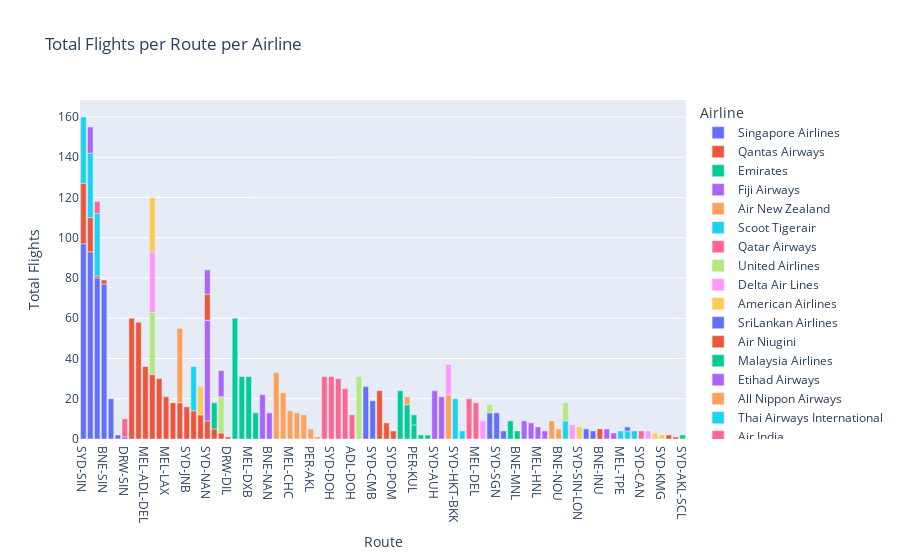

Here is the notebook cell this chart was saved with:
### Code cell
import plotly.express as px



fig = px.bar(top_routes, x='Route', y='All_Flights', color='Airline', 
             title='Total Flights per Route per Airline',
             labels={'All_Flights': 'Total Flights', 'Route': 'Route'},
             hover_data={'Route': False, 'Airline': True, 'All_Flights': True})

fig.update_layout(xaxis_title='Route', yaxis_title='Total Flights')

fig.show()

### Figure 1 — Plotly figure (JSON) as saved in the notebook; plotly's stock layout.template omitted (floating-point values rounded to 4 significant figures)
{"data": [{"alignmentgroup": "True", "customdata": [["Singapore Airlines"], ["Singapore Airlines"], ["Singapore Airlines"], ["Singapore Airlines"], ["Singapore Airlines"], ["Singapore Airlines"], ["Singapore Airlines"]], "hovertemplate": "Airline=%{customdata[0]}<br>Total Flights=%{y}<extra></extra>", "legendgroup": "Singapore Airlines", "marker": {"color": "#636efa", "pattern": {"shape": ""}}, "name": "Singapore Airlines", "offsetgroup": "Singapore Airlines", "orientation": "v", "showlegend": true, "textposition": "auto", "type": "bar", "x": ["SYD-SIN", "MEL-SIN", "PER-SIN", "BNE-SIN", "ADL-SIN", "CNS-SIN", "DRW-SIN"], "xaxis": "x", "y": [97, 93, 80, 77, 20, 2, 1], "yaxis": "y"}, {"alignmentgroup": "True", "customdata": [["Qantas Airways"], ["Qantas Airways"], ["Qantas Airways"], ["Qantas Airways"], ["Qantas Airways"], ["Qantas Airways"], ["Qantas Airways"], ["Qantas Airways"], ["Qantas Airways"], ["Qantas Airways"], ["Qantas Airways"], ["Qantas Airways"], ["Qantas Airways"], ["Qantas Airways"], ["Qantas Airways"], ["Qantas Airways"], ["Qantas Airways"], ["Qantas Airways"], ["Qantas Airways"]], "hovertemplate": "Airline=%{customdata[0]}<br>Total Flights=%{y}<extra></extra>", "legendgroup": "Qantas Airways", "marker": {"color": "#EF553B", "pattern": {"shape": ""}}, "name": "Qantas Airways", "offsetgroup": "Qantas Airways", "orientation": "v", "showlegend": true, "textposition": "auto", "type": "bar", "x": ["SYD-DRW-LON", "MEL-DRW-LON", "MEL-ADL-DEL", "SYD-LAX", "SYD-ADL-DEL", "SYD-SIN", "MEL-LAX", "SYD-DFW", "SYD-AKL", "MEL-SIN", "SYD-JNB", "SYD-BKK", "SYD-YVR", "SYD-NAN", "SYD-MNL", "SYD-HNL", "BNE-SIN", "PER-SIN", "DRW-DIL"], "xaxis": "x", "y": [60, 58, 36, 32, 30, 30, 21, 18, 18, 17, 16, 14, 12, 9, 5, 3, 2, 1, 1], "yaxis": "y"}, {"alignmentgroup": "True", "customdata": [["Emirates"], ["Emirates"], ["Emirates"], ["Emirates"]], "hovertemplate": "Airline=%{customdata[0]}<br>Total Flights=%{y}<extra></extra>", "legendgroup": "Emirates", "marker": {"color": "#00cc96", "pattern": {"shape": ""}}, "name": "Emirates", "offsetgroup": "Emirates", "orientation": "v", "showlegend": true, "textposition": "auto", "type": "bar", "x": ["SYD-DXB", "BNE-DXB", "MEL-DXB", "PER-DXB"], "xaxis": "x", "y": [60, 31, 31, 13], "yaxis": "y"}, {"alignmentgroup": "True", "customdata": [["Fiji Airways"], ["Fiji Airways"], ["Fiji Airways"]], "hovertemplate": "Airline=%{customdata[0]}<br>Total Flights=%{y}<extra></extra>", "legendgroup": "Fiji Airways", "marker": {"color": "#ab63fa", "pattern": {"shape": ""}}, "name": "Fiji Airways", "offsetgroup": "Fiji Airways", "orientation": "v", "showlegend": true, "textposition": "auto", "type": "bar", "x": ["SYD-NAN", "MEL-NAN", "BNE-NAN"], "xaxis": "x", "y": [50, 22, 13], "yaxis": "y"}, {"alignmentgroup": "True", "customdata": [["Air New Zealand"], ["Air New Zealand"], ["Air New Zealand"], ["Air New Zealand"], ["Air New Zealand"], ["Air New Zealand"], ["Air New Zealand"], ["Air New Zealand"]], "hovertemplate": "Airline=%{customdata[0]}<br>Total Flights=%{y}<extra></extra>", "legendgroup": "Air New Zealand", "marker": {"color": "#FFA15A", "pattern": {"shape": ""}}, "name": "Air New Zealand", "offsetgroup": "Air New Zealand", "orientation": "v", "showlegend": true, "textposition": "auto", "type": "bar", "x": ["SYD-AKL", "MEL-AKL", "BNE-AKL", "MEL-CHC", "SYD-CHC", "BNE-CHC", "PER-AKL", "BNE-WLG"], "xaxis": "x", "y": [37, 33, 23, 14, 13, 12, 5, 1], "yaxis": "y"}, {"alignmentgroup": "True", "customdata": [["Scoot Tigerair"], ["Scoot Tigerair"], ["Scoot Tigerair"]], "hovertemplate": "Airline=%{customdata[0]}<br>Total Flights=%{y}<extra></extra>", "legendgroup": "Scoot Tigerair", "marker": {"color": "#19d3f3", "pattern": {"shape": ""}}, "name": "Scoot Tigerair", "offsetgroup": "Scoot Tigerair", "orientation": "v", "showlegend": true, "textposition": "auto", "type": "bar", "x": ["SYD-SIN", "MEL-SIN", "PER-SIN"], "xaxis": "x", "y": [33, 32, 31], "yaxis": "y"}, {"alignmentgroup": "True", "customdata": [["Qatar Airways"], ["Qatar Airways"], ["Qatar Airways"], ["Qatar Airways"], ["Qatar Airways"]], "hovertemplate": "Airline=%{customdata[0]}<br>Total Flights=%{y}<extra></extra>", "legendgroup": "Qatar Airways", "marker": {"color": "#FF6692", "pattern": {"shape": ""}}, "name": "Qatar Airways", "offsetgroup": "Qatar Airways", "orientation": "v", "showlegend": true, "textposition": "auto", "type": "bar", "x": ["BNE-DOH", "SYD-DOH", "MEL-DOH", "PER-DOH", "ADL-DOH"], "xaxis": "x", "y": [31, 31, 30, 25, 12], "yaxis": "y"}, {"alignmentgroup": "True", "customdata": [["United Airlines"], ["United Airlines"]], "hovertemplate": "Airline=%{customdata[0]}<br>Total Flights=%{y}<extra></extra>", "legendgroup": "United Airlines", "marker": {"color": "#B6E880", "pattern": {"shape": ""}}, "name": "United Airlines", "offsetgroup": "United Airlines", "orientation": "v", "showlegend": true, "textposition": "auto", "type": "bar", "x": ["SYD-SFO", "SYD-LAX"], "xaxis": "x", "y": [31, 31], "yaxis": "y"}, {"alignmentgroup": "True", "customdata": [["Delta Air Lines"]], "hovertemplate": "Airline=%{customdata[0]}<br>Total Flights=%{y}<extra></extra>", "legendgroup": "Delta Air Lines", "marker": {"color": "#FF97FF", "pattern": {"shape": ""}}, "name": "Delta Air Lines", "offsetgroup": "Delta Air Lines", "orientation": "v", "showlegend": true, "textposition": "auto", "type": "bar", "x": ["SYD-LAX"], "xaxis": "x", "y": [30], "yaxis": "y"}, {"alignmentgroup": "True", "customdata": [["American Airlines"]], "hovertemplate": "Airline=%{customdata[0]}<br>Total Flights=%{y}<extra></extra>", "legendgroup": "American Airlines", "marker": {"color": "#FECB52", "pattern": {"shape": ""}}, "name": "American Airlines", "offsetgroup": "American Airlines", "orientation": "v", "showlegend": true, "textposition": "auto", "type": "bar", "x": ["SYD-LAX"], "xaxis": "x", "y": [27], "yaxis": "y"}, {"alignmentgroup": "True", "customdata": [["SriLankan Airlines"], ["SriLankan Airlines"]], "hovertemplate": "Airline=%{customdata[0]}<br>Total Flights=%{y}<extra></extra>", "legendgroup": "SriLankan Airlines", "marker": {"color": "#636efa", "pattern": {"shape": ""}}, "name": "SriLankan Airlines", "offsetgroup": "SriLankan Airlines", "orientation": "v", "showlegend": true, "textposition": "auto", "type": "bar", "x": ["MEL-CMB", "SYD-CMB"], "xaxis": "x", "y": [26, 19], "yaxis": "y"}, {"alignmentgroup": "True", "customdata": [["Air Niugini"], ["Air Niugini"], ["Air Niugini"]], "hovertemplate": "Airline=%{customdata[0]}<br>Total Flights=%{y}<extra></extra>", "legendgroup": "Air Niugini", "marker": {"color": "#EF553B", "pattern": {"shape": ""}}, "name": "Air Niugini", "offsetgroup": "Air Niugini", "orientation": "v", "showlegend": true, "textposition": "auto", "type": "bar", "x": ["BNE-POM", "BNE-CNS-POM", "SYD-POM"], "xaxis": "x", "y": [24, 8, 4], "yaxis": "y"}, {"alignmentgroup": "True", "customdata": [["Malaysia Airlines"], ["Malaysia Airlines"], ["Malaysia Airlines"], ["Malaysia Airlines"], ["Malaysia Airlines"]], "hovertemplate": "Airline=%{customdata[0]}<br>Total Flights=%{y}<extra></extra>", "legendgroup": "Malaysia Airlines", "marker": {"color": "#00cc96", "pattern": {"shape": ""}}, "name": "Malaysia Airlines", "offsetgroup": "Malaysia Airlines", "orientation": "v", "showlegend": true, "textposition": "auto", "type": "bar", "x": ["MEL-KUL", "SYD-KUL", "PER-KUL", "ADL-KUL", "BNE-KUL"], "xaxis": "x", "y": [24, 17, 7, 2, 2], "yaxis": "y"}, {"alignmentgroup": "True", "customdata": [["Etihad Airways"], ["Etihad Airways"]], "hovertemplate": "Airline=%{customdata[0]}<br>Total Flights=%{y}<extra></extra>", "legendgroup": "Etihad Airways", "marker": {"color": "#ab63fa", "pattern": {"shape": ""}}, "name": "Etihad Airways", "offsetgroup": "Etihad Airways", "orientation": "v", "showlegend": true, "textposition": "auto", "type": "bar", "x": ["SYD-AUH", "MEL-AUH"], "xaxis": "x", "y": [24, 21], "yaxis": "y"}, {"alignmentgroup": "True", "customdata": [["All Nippon Airways"]], "hovertemplate": "Airline=%{customdata[0]}<br>Total Flights=%{y}<extra></extra>", "legendgroup": "All Nippon Airways", "marker": {"color": "#FFA15A", "pattern": {"shape": ""}}, "name": "All Nippon Airways", "offsetgroup": "All Nippon Airways", "orientation": "v", "showlegend": true, "textposition": "auto", "type": "bar", "x": ["SYD-TYO"], "xaxis": "x", "y": [22], "yaxis": "y"}, {"alignmentgroup": "True", "customdata": [["Thai Airways International"], ["Thai Airways International"], ["Thai Airways International"]], "hovertemplate": "Airline=%{customdata[0]}<br>Total Flights=%{y}<extra></extra>", "legendgroup": "Thai Airways International", "marker": {"color": "#19d3f3", "pattern": {"shape": ""}}, "name": "Thai Airways International", "offsetgroup": "Thai Airways International", "orientation": "v", "showlegend": true, "textposition": "auto", "type": "bar", "x": ["SYD-BKK", "SYD-HKT-BKK", "MEL-BKK"], "xaxis": "x", "y": [22, 20, 4], "yaxis": "y"}, {"alignmentgroup": "True", "customdata": [["Air India"], ["Air India"]], "hovertemplate": "Airline=%{customdata[0]}<br>Total Flights=%{y}<extra></extra>", "legendgroup": "Air India", "marker": {"color": "#FF6692", "pattern": {"shape": ""}}, "name": "Air India", "offsetgroup": "Air India", "orientation": "v", "showlegend": true, "textposition": "auto", "type": "bar", "x": ["SYD-DEL", "MEL-DEL"], "xaxis": "x", "y": [20, 18], "yaxis": "y"}, {"alignmentgroup": "True", "customdata": [["Hawaiian Airlines"]], "hovertemplate": "Airline=%{customdata[0]}<br>Total Flights=%{y}<extra></extra>", "legendgroup": "Hawaiian Airlines", "marker": {"color": "#B6E880", "pattern": {"shape": ""}}, "name": "Hawaiian Airlines", "offsetgroup": "Hawaiian Airlines", "orientation": "v", "showlegend": true, "textposition": "auto", "type": "bar", "x": ["SYD-HNL"], "xaxis": "x", "y": [18], "yaxis": "y"}, {"alignmentgroup": "True", "customdata": [["Japan Airlines"], ["Japan Airlines"]], "hovertemplate": "Airline=%{customdata[0]}<br>Total Flights=%{y}<extra></extra>", "legendgroup": "Japan Airlines", "marker": {"color": "#FF97FF", "pattern": {"shape": ""}}, "name": "Japan Airlines", "offsetgroup": "Japan Airlines", "orientation": "v", "showlegend": true, "textposition": "auto", "type": "bar", "x": ["SYD-TYO", "MEL-TYO"], "xaxis": "x", "y": [15, 9], "yaxis": "y"}, {"alignmentgroup": "True", "customdata": [["Air Canada"]], "hovertemplate": "Airline=%{customdata[0]}<br>Total Flights=%{y}<extra></extra>", "legendgroup": "Air Canada", "marker": {"color": "#FECB52", "pattern": {"shape": ""}}, "name": "Air Canada", "offsetgroup": "Air Canada", "orientation": "v", "showlegend": true, "textposition": "auto", "type": "bar", "x": ["SYD-YVR"], "xaxis": "x", "y": [14], "yaxis": "y"}, {"alignmentgroup": "True", "customdata": [["Vietnam Airlines"], ["Vietnam Airlines"], ["Vietnam Airlines"]], "hovertemplate": "Airline=%{customdata[0]}<br>Total Flights=%{y}<extra></extra>", "legendgroup": "Vietnam Airlines", "marker": {"color": "#636efa", "pattern": {"shape": ""}}, "name": "Vietnam Airlines", "offsetgroup": "Vietnam Airlines", "orientation": "v", "showlegend": true, "textposition": "auto", "type": "bar", "x": ["MEL-SGN", "SYD-SGN", "SYD-HAN"], "xaxis": "x", "y": [13, 13, 4], "yaxis": "y"}, {"alignmentgroup": "True", "customdata": [["Virgin Australia"]], "hovertemplate": "Airline=%{customdata[0]}<br>Total Flights=%{y}<extra></extra>", "legendgroup": "Virgin Australia", "marker": {"color": "#EF553B", "pattern": {"shape": ""}}, "name": "Virgin Australia", "offsetgroup": "Virgin Australia", "orientation": "v", "showlegend": true, "textposition": "auto", "type": "bar", "x": ["SYD-NAN"], "xaxis": "x", "y": [13], "yaxis": "y"}, {"alignmentgroup": "True", "customdata": [["Philippine Airlines"], ["Philippine Airlines"], ["Philippine Airlines"]], "hovertemplate": "Airline=%{customdata[0]}<br>Total Flights=%{y}<extra></extra>", "legendgroup": "Philippine Airlines", "marker": {"color": "#00cc96", "pattern": {"shape": ""}}, "name": "Philippine Airlines", "offsetgroup": "Philippine Airlines", "orientation": "v", "showlegend": true, "textposition": "auto", "type": "bar", "x": ["SYD-MNL", "MEL-MNL", "BNE-MNL"], "xaxis": "x", "y": [13, 9, 4], "yaxis": "y"}, {"alignmentgroup": "True", "customdata": [["Jetstar"], ["Jetstar"], ["Jetstar"], ["Jetstar"], ["Jetstar"], ["Jetstar"], ["Jetstar"]], "hovertemplate": "Airline=%{customdata[0]}<br>Total Flights=%{y}<extra></extra>", "legendgroup": "Jetstar", "marker": {"color": "#ab63fa", "pattern": {"shape": ""}}, "name": "Jetstar", "offsetgroup": "Jetstar", "orientation": "v", "showlegend": true, "textposition": "auto", "type": "bar", "x": ["MEL-SIN", "SYD-HNL", "SYD-NAN", "MEL-HKT", "MEL-DPS", "MEL-HNL", "SYD-HKT"], "xaxis": "x", "y": [13, 13, 12, 9, 8, 6, 4], "yaxis": "y"}, {"alignmentgroup": "True", "customdata": [["Air Caledonie"], ["Air Caledonie"]], "hovertemplate": "Airline=%{customdata[0]}<br>Total Flights=%{y}<extra></extra>", "legendgroup": "Air Caledonie", "marker": {"color": "#FFA15A", "pattern": {"shape": ""}}, "name": "Air Caledonie", "offsetgroup": "Air Caledonie", "orientation": "v", "showlegend": true, "textposition": "auto", "type": "bar", "x": ["SYD-NOU", "BNE-NOU"], "xaxis": "x", "y": [9, 5], "yaxis": "y"}, {"alignmentgroup": "True", "customdata": [["Korean Air"]], "hovertemplate": "Airline=%{customdata[0]}<br>Total Flights=%{y}<extra></extra>", "legendgroup": "Korean Air", "marker": {"color": "#19d3f3", "pattern": {"shape": ""}}, "name": "Korean Air", "offsetgroup": "Korean Air", "orientation": "v", "showlegend": true, "textposition": "auto", "type": "bar", "x": ["SYD-SEL"], "xaxis": "x", "y": [9], "yaxis": "y"}, {"alignmentgroup": "True", "customdata": [["Jetstar Asia"], ["Jetstar Asia"]], "hovertemplate": "Airline=%{customdata[0]}<br>Total Flights=%{y}<extra></extra>", "legendgroup": "Jetstar Asia", "marker": {"color": "#FF6692", "pattern": {"shape": ""}}, "name": "Jetstar Asia", "offsetgroup": "Jetstar Asia", "orientation": "v", "showlegend": true, "textposition": "auto", "type": "bar", "x": ["DRW-SIN", "PER-SIN"], "xaxis": "x", "y": [9, 6], "yaxis": "y"}, {"alignmentgroup": "True", "customdata": [["Asiana Airlines"]], "hovertemplate": "Airline=%{customdata[0]}<br>Total Flights=%{y}<extra></extra>", "legendgroup": "Asiana Airlines", "marker": {"color": "#B6E880", "pattern": {"shape": ""}}, "name": "Asiana Airlines", "offsetgroup": "Asiana Airlines", "orientation": "v", "showlegend": true, "textposition": "auto", "type": "bar", "x": ["SYD-SEL"], "xaxis": "x", "y": [9], "yaxis": "y"}, {"alignmentgroup": "True", "customdata": [["Royal Brunei Airlines"]], "hovertemplate": "Airline=%{customdata[0]}<br>Total Flights=%{y}<extra></extra>", "legendgroup": "Royal Brunei Airlines", "marker": {"color": "#FF97FF", "pattern": {"shape": ""}}, "name": "Royal Brunei Airlines", "offsetgroup": "Royal Brunei Airlines", "orientation": "v", "showlegend": true, "textposition": "auto", "type": "bar", "x": ["MEL-BWN"], "xaxis": "x", "y": [7], "yaxis": "y"}, {"alignmentgroup": "True", "customdata": [["British Airways"]], "hovertemplate": "Airline=%{customdata[0]}<br>Total Flights=%{y}<extra></extra>", "legendgroup": "British Airways", "marker": {"color": "#FECB52", "pattern": {"shape": ""}}, "name": "British Airways", "offsetgroup": "British Airways", "orientation": "v", "showlegend": true, "textposition": "auto", "type": "bar", "x": ["SYD-SIN-LON"], "xaxis": "x", "y": [6], "yaxis": "y"}, {"alignmentgroup": "True", "customdata": [["Xiamen Airlines"], ["Xiamen Airlines"]], "hovertemplate": "Airline=%{customdata[0]}<br>Total Flights=%{y}<extra></extra>", "legendgroup": "Xiamen Airlines", "marker": {"color": "#636efa", "pattern": {"shape": ""}}, "name": "Xiamen Airlines", "offsetgroup": "Xiamen Airlines", "orientation": "v", "showlegend": true, "textposition": "auto", "type": "bar", "x": ["SYD-XMN", "MEL-XMN"], "xaxis": "x", "y": [5, 4], "yaxis": "y"}, {"alignmentgroup": "True", "customdata": [["Nauru Airlines"]], "hovertemplate": "Airline=%{customdata[0]}<br>Total Flights=%{y}<extra></extra>", "legendgroup": "Nauru Airlines", "marker": {"color": "#EF553B", "pattern": {"shape": ""}}, "name": "Nauru Airlines", "offsetgroup": "Nauru Airlines", "orientation": "v", "showlegend": true, "textposition": "auto", "type": "bar", "x": ["BNE-INU"], "xaxis": "x", "y": [5], "yaxis": "y"}, {"alignmentgroup": "True", "customdata": [["Malindo Air"]], "hovertemplate": "Airline=%{customdata[0]}<br>Total Flights=%{y}<extra></extra>", "legendgroup": "Malindo Air", "marker": {"color": "#00cc96", "pattern": {"shape": ""}}, "name": "Malindo Air", "offsetgroup": "Malindo Air", "orientation": "v", "showlegend": true, "textposition": "auto", "type": "bar", "x": ["PER-KUL"], "xaxis": "x", "y": [5], "yaxis": "y"}, {"alignmentgroup": "True", "customdata": [["Garuda Indonesia"], ["Garuda Indonesia"]], "hovertemplate": "Airline=%{customdata[0]}<br>Total Flights=%{y}<extra></extra>", "legendgroup": "Garuda Indonesia", "marker": {"color": "#ab63fa", "pattern": {"shape": ""}}, "name": "Garuda Indonesia", "offsetgroup": "Garuda Indonesia", "orientation": "v", "showlegend": true, "textposition": "auto", "type": "bar", "x": ["SYD-JKT", "SYD-DPS"], "xaxis": "x", "y": [5, 3], "yaxis": "y"}, {"alignmentgroup": "True", "customdata": [["AirAsia X"]], "hovertemplate": "Airline=%{customdata[0]}<br>Total Flights=%{y}<extra></extra>", "legendgroup": "AirAsia X", "marker": {"color": "#FFA15A", "pattern": {"shape": ""}}, "name": "AirAsia X", "offsetgroup": "AirAsia X", "orientation": "v", "showlegend": true, "textposition": "auto", "type": "bar", "x": ["SYD-KUL"], "xaxis": "x", "y": [4], "yaxis": "y"}, {"alignmentgroup": "True", "customdata": [["China Airlines"], ["China Airlines"], ["China Airlines"]], "hovertemplate": "Airline=%{customdata[0]}<br>Total Flights=%{y}<extra></extra>", "legendgroup": "China Airlines", "marker": {"color": "#19d3f3", "pattern": {"shape": ""}}, "name": "China Airlines", "offsetgroup": "China Airlines", "orientation": "v", "showlegend": true, "textposition": "auto", "type": "bar", "x": ["MEL-TPE", "BNE-TPE", "SYD-TPE"], "xaxis": "x", "y": [4, 4, 4], "yaxis": "y"}, {"alignmentgroup": "True", "customdata": [["China Southern Airlines"]], "hovertemplate": "Airline=%{customdata[0]}<br>Total Flights=%{y}<extra></extra>", "legendgroup": "China Southern Airlines", "marker": {"color": "#FF6692", "pattern": {"shape": ""}}, "name": "China Southern Airlines", "offsetgroup": "China Southern Airlines", "orientation": "v", "showlegend": true, "textposition": "auto", "type": "bar", "x": ["SYD-CAN"], "xaxis": "x", "y": [4], "yaxis": "y"}, {"alignmentgroup": "True", "customdata": [["Bamboo Airways"]], "hovertemplate": "Airline=%{customdata[0]}<br>Total Flights=%{y}<extra></extra>", "legendgroup": "Bamboo Airways", "marker": {"color": "#B6E880", "pattern": {"shape": ""}}, "name": "Bamboo Airways", "offsetgroup": "Bamboo Airways", "orientation": "v", "showlegend": true, "textposition": "auto", "type": "bar", "x": ["MEL-SGN"], "xaxis": "x", "y": [4], "yaxis": "y"}, {"alignmentgroup": "True", "customdata": [["Solomon Airlines"]], "hovertemplate": "Airline=%{customdata[0]}<br>Total Flights=%{y}<extra></extra>", "legendgroup": "Solomon Airlines", "marker": {"color": "#FF97FF", "pattern": {"shape": ""}}, "name": "Solomon Airlines", "offsetgroup": "Solomon Airlines", "orientation": "v", "showlegend": true, "textposition": "auto", "type": "bar", "x": ["BNE-HIR"], "xaxis": "x", "y": [4], "yaxis": "y"}, {"alignmentgroup": "True", "customdata": [["China Eastern Airlines"], ["China Eastern Airlines"]], "hovertemplate": "Airline=%{customdata[0]}<br>Total Flights=%{y}<extra></extra>", "legendgroup": "China Eastern Airlines", "marker": {"color": "#FECB52", "pattern": {"shape": ""}}, "name": "China Eastern Airlines", "offsetgroup": "China Eastern Airlines", "orientation": "v", "showlegend": true, "textposition": "auto", "type": "bar", "x": ["SYD-SHA", "SYD-KMG"], "xaxis": "x", "y": [3, 2], "yaxis": "y"}, {"alignmentgroup": "True", "customdata": [["Eva Air"]], "hovertemplate": "Airline=%{customdata[0]}<br>Total Flights=%{y}<extra></extra>", "legendgroup": "Eva Air", "marker": {"color": "#636efa", "pattern": {"shape": ""}}, "name": "Eva Air", "offsetgroup": "Eva Air", "orientation": "v", "showlegend": true, "textposition": "auto", "type": "bar", "x": ["BNE-TPE"], "xaxis": "x", "y": [2], "yaxis": "y"}, {"alignmentgroup": "True", "customdata": [["Air Vanuatu"], ["Air Vanuatu"]], "hovertemplate": "Airline=%{customdata[0]}<br>Total Flights=%{y}<extra></extra>", "legendgroup": "Air Vanuatu", "marker": {"color": "#EF553B", "pattern": {"shape": ""}}, "name": "Air Vanuatu", "offsetgroup": "Air Vanuatu", "orientation": "v", "showlegend": true, "textposition": "auto", "type": "bar", "x": ["BNE-VLI", "SYD-VLI"], "xaxis": "x", "y": [2, 1], "yaxis": "y"}, {"alignmentgroup": "True", "customdata": [["LATAM Airlines"]], "hovertemplate": "Airline=%{customdata[0]}<br>Total Flights=%{y}<extra></extra>", "legendgroup": "LATAM Airlines", "marker": {"color": "#00cc96", "pattern": {"shape": ""}}, "name": "LATAM Airlines", "offsetgroup": "LATAM Airlines", "orientation": "v", "showlegend": true, "textposition": "auto", "type": "bar", "x": ["SYD-AKL-SCL"], "xaxis": "x", "y": [2], "yaxis": "y"}], "layout": {"barmode": "relative", "legend": {"title": {"text": "Airline"}, "tracegroupgap": 0}, "title": {"text": "Total Flights per Route per Airline"}, "xaxis": {"anchor": "y", "domain": [0, 1], "title": {"text": "Route"}}, "yaxis": {"anchor": "x", "domain": [0, 1], "title": {"text": "Total Flights"}}}}
